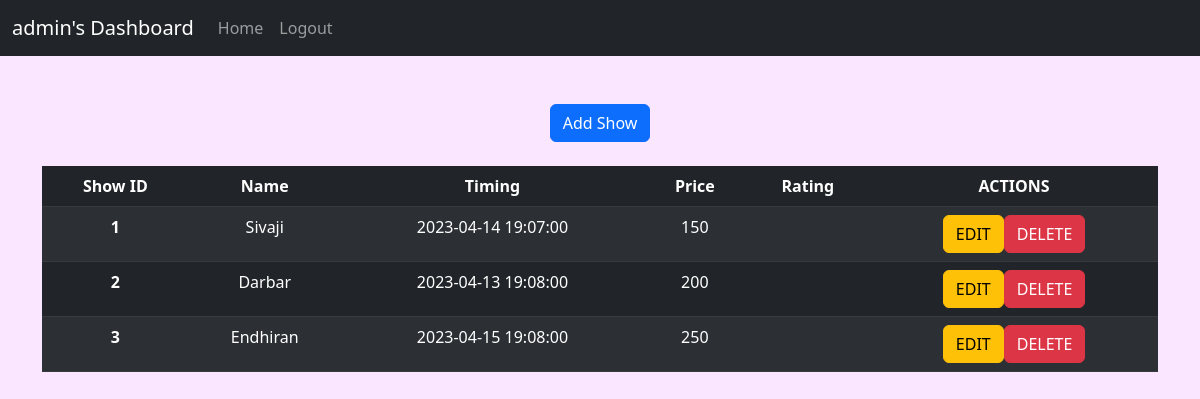
The page /manage_shows (signed in) on the database its author committed.
### app/models.py (models this page shows, shortened)
class User(UserMixin,db.Model):
    id = db.Column(db.Integer, primary_key = True)
    username = db.Column(db.String(32), unique = True, nullable = False)
    password_hash = db.Column(db.String(128) , nullable = False)
    bookings = db.relationship('Booking', backref = 'user', lazy = 'dynamic')

class Show(db.Model):
    id = db.Column(db.Integer, primary_key = True)
    name = db.Column(db.String(32), index = True, nullable = False)
    caption = db.Column(db.String(128))
    timing = db.Column(db.DateTime, index = True, nullable = False)
    price = db.Column(db.Integer, index = True, nullable = False)
    pic = db.Column(db.LargeBinary)
    tags = db.relationship('Tag', backref = 'show', lazy = 'dynamic', cascade = 'all, delete')
    bookings = db.relationship('Booking', backref = 'show', lazy = 'dynamic', cascade = 'all, delete')
    __table_args__ = (UniqueConstraint('name', 'timing', name='u_venue_name_loc'),)

### app/routes.py (the view)
    def wrapper_func(*args, **kwargs):
        if current_user.username != "admin":
            flash("Access denied. No admin privileges for {}".format(current_user.username))
            return redirect(url_for('index'))
        else:
            return my_route(*args, **kwargs)

### app/models.py (called while the page is built)
@login.user_loader
def load_user(id):
    return User.query.get(int(id))

### app/routes.py (called while the page is built)
def check_admin_decor(my_route):
    def wrapper_func(*args, **kwargs):
        if current_user.username != "admin":
            flash("Access denied. No admin privileges for {}".format(current_user.username))
            return redirect(url_for('index'))
        else:
            return my_route(*args, **kwargs)
    wrapper_func.__name__ = my_route.__name__
    return wrapper_func

@app.route('/manage_shows')
@login_required
@check_admin_decor
def manage_shows():
    return render_template('manage_shows.html', title = 'Manage Shows', shows = Show.query.all())

### app/templates/manage_shows.html (shortened to what this page needs)
{% extends "base.html" %}
{% block content %}
<div class = "container">
    <div class="d-flex justify-content-center mb-4">
        <a href="{{url_for('create_show')}}">
            <button type="button" class="btn btn-primary">Add Show</button>
        </a>
    </div>
    <table class="table table-dark table-striped">
        <thead>
          <tr>
            <th scope="col">Show ID</th>
            <th scope="col">Name</th>
            <th scope="col">Timing</th>
            <th scope="col">Price</th>
            <th scope="col">Rating</th>
            <th scope="col">ACTIONS</th>
          </tr>
        </thead>
        <tbody>
        {% for show in shows %}
            <tr>
            <th scope="row">{{show.id}}</th>
            <td>{{show.name}}</td>
            <td>{{show.timing}}</td>
            <td>{{show.price}}</td>
            <td>{{show.rating}}</td>
            <td>
                <div class="btn-group" role="group" aria-label="Show Actions">
                    <a href="{{ url_for( 'edit_show',show_id = show.id ) }}">
                        <button type="button" class="btn btn-warning">EDIT</button>
                    </a>
                    <a href="{{ url_for( 'delete_show',show_id = show.id ) }}">
                        <button type="button" class="btn btn-danger">DELETE</button>
                    </a>
                  </div>
            </td>
            </tr>
        {% endfor %}
        </tbody>
      </table>
</div>
{% endblock %}

### app/templates/base.html (shortened to what this page needs)
<!doctype html>
<html lang="en">
    <head>
        <link href="https://cdn.jsdelivr.net/npm/bootstrap@5.3.0-alpha1/dist/css/bootstrap.min.css" rel="stylesheet">
    </head>
  <body  style="background-color: #fae6ff;">
    <nav class="navbar navbar-expand-lg bg-dark mb-5" data-bs-theme="dark" >
      <div class="container-fluid ">
        <a class="navbar-brand" href="#">{% if current_user.is_authenticated %}{{ current_user.username }}'s Dashboard{% else %}{{title}}{% endif %}</a>
        <div class="collapse navbar-collapse ">
          <div class="navbar-nav">
            <a class="nav-link "  href="{{ url_for('index') }}">Home</a>
            {% if current_user.is_anonymous %}
              <a class="nav-link" href="{{ url_for('login') }}">Login</a>
            {% else %}
              <a class="nav-link" href="{{ url_for('logout') }}">Logout</a>
            {% endif %}
          </div>
        </div>
      </div>
    </nav>
        {% block content %}{% endblock %}
  </body>
</html>

### app/templates/manage_shows.html (style rules this page uses)
th, td { text-align: center;; }

### rows shown on the page
User: username "admin"
Show: id "1", name "Sivaji", timing "2023-04-14 19:07:00", price "150"
Show: id "2", name "Darbar", timing "2023-04-13 19:08:00", price "200"
Show: id "3", name "Endhiran", timing "2023-04-15 19:08:00", price "250"
